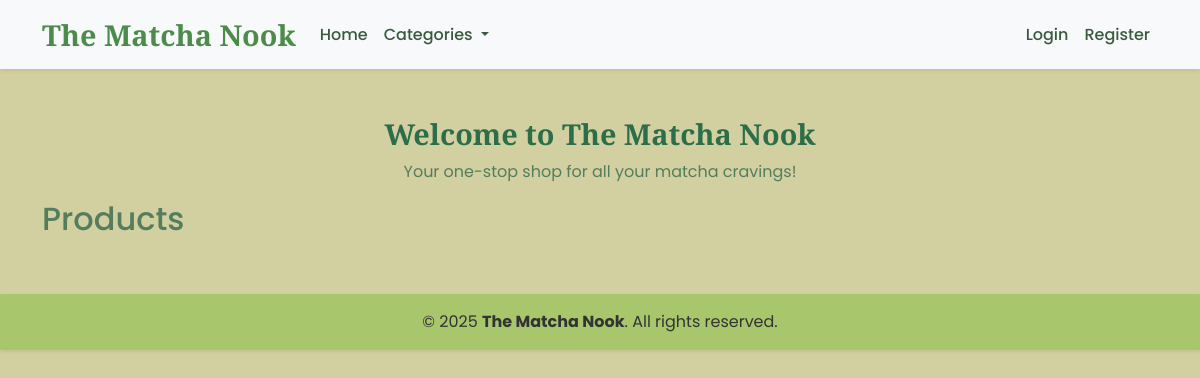
Before: / with the older database file.
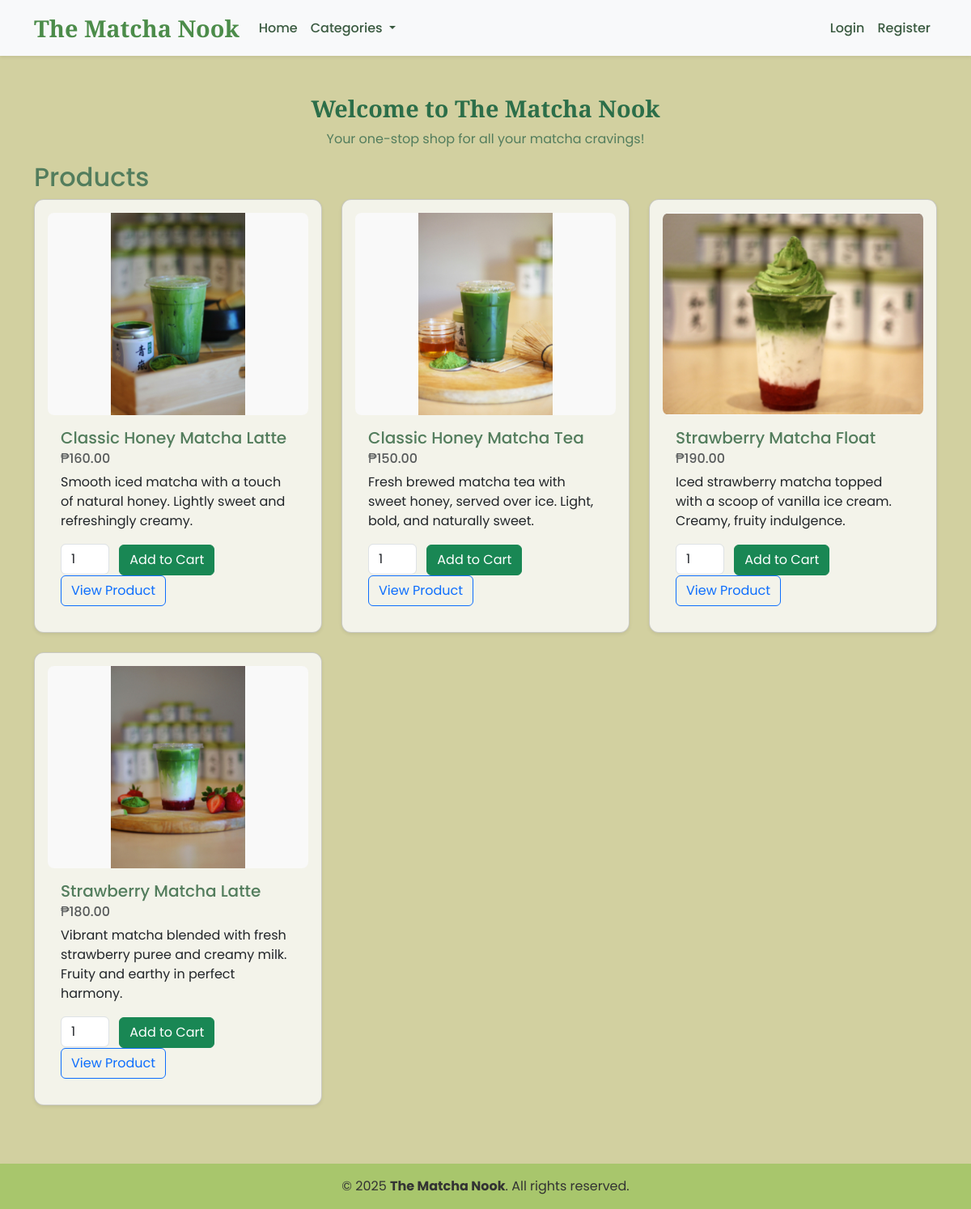
After: the same page with the newer database file.
### tables this page shows
CREATE TABLE `products` (
  `id` int(11) NOT NULL,
  `name` varchar(150) NOT NULL,
  `description` text DEFAULT NULL,
  `price` decimal(10,2) NOT NULL,
  `slug` varchar(200) NOT NULL,
  `image_path` varchar(255) DEFAULT NULL,
  `category_id` int(11) DEFAULT NULL,
  `created_at` datetime DEFAULT NULL,
  `updated_at` datetime DEFAULT NULL
);

### helpers/functions.php (called while the page is built, shortened)
<?php
function template($path) {
    include 'templates/' . $path;
}
?>

### app/includes/database.php (called while the page is built, shortened)
<?php
class Database {
    private $host = "localhost";
    private $db_name = "larosa-commerce";
    private $username = "root";
    private $password = "";
    protected $conn;
    public function __construct() {
        try {
            $this->conn = new \PDO("mysql:host=" . $this->host . ";dbname=" . $this->db_name, $this->username, $this->password);
            $this->conn->setAttribute(\PDO::ATTR_ERRMODE, \PDO::ERRMODE_EXCEPTION);
        } catch (\PDOException $e) {
            die("Connection failed: " . $e->getMessage());
        }
    }
    public function getConnection() {
        return $this->conn;
    }
}

### app/models/Product.php (called while the page is built, shortened)
<?php
class Product extends Database
{
    private $db;
    public function __construct()
    {
        $this->db = $this->getConnection();
    }
    public function getAll()
    {
        $sql = "SELECT * FROM products";
        $stmt = $this->db->prepare($sql);
        $stmt->execute();
        return $stmt->fetchAll(\PDO::FETCH_ASSOC);
    }
}

### index.php (the view, shortened to what this page needs)
<?php include 'helpers/functions.php'; ?>
<?php template('header.php'); ?>
<?php
$products = new Product();
$amounLocale = 'en_PH';
$pesoFormatter = new NumberFormatter($amounLocale, NumberFormatter::CURRENCY);
?>
<div class="container my-5">
    <div class="row align-items-center">
        <div class="col-md-12 text-center">
            <h1 class="brand-text">Welcome to The Matcha Nook</h1>
            <p class="text-matcha">Your one-stop shop for all your matcha cravings!</p>
        </div>
    </div>
    <div class="row">
        <h2 class="text-matcha">Products</h2>
        <?php foreach ($products->getAll() as $product): ?>
            <div class="col-md-4 mb-4">
                <div class="card rounded-box shadow-sm"
                     onclick="window.location.href='product.php?id=<?= $product['id'] ?>'">
                    <div class="product-image-container">
                        <img src="<?= htmlspecialchars($product['image_path']) ?>" class="card-img-top" alt="Product Image">
                    </div>
                    <div class="card-body">
                        <h5 class="card-title text-matcha"><?= htmlspecialchars($product['name']) ?></h5>
                        <h6 class="card-subtitle mb-2 text-muted"><?= $pesoFormatter->formatCurrency($product['price'], 'PHP') ?></h6>
                        <p class="card-text"><?= htmlspecialchars($product['description']) ?></p>
                        <input type="number" min="1" value="1" class="form-control quantity-input" id="qty-<?= $product['id'] ?>">
                        <a href="#" class="btn btn-success add-to-cart" data-productid="<?= $product['id'] ?>" data-quantity="1">Add to Cart</a>
                        <a href="product.php?id=<?= $product['id'] ?>" class="btn btn-outline-primary">View Product</a>
                    </div>
                </div>
            </div>
        <?php endforeach; ?>
    </div>
</div>
<?php template('footer.php'); ?>

### templates/header.php (shortened to what this page needs)
<?php
$user = $_SESSION['user'] ?? null;
$cartCount = isset($_SESSION['cart']) ? array_sum(array_column($_SESSION['cart'], 'quantity')) : 0;
?>
<!DOCTYPE html>
<html lang="en">
<head>
  <link href="https://cdn.jsdelivr.net/npm/bootstrap@5.3.3/dist/css/bootstrap.min.css" rel="stylesheet">
  <link rel="stylesheet" href="https://cdnjs.cloudflare.com/ajax/libs/font-awesome/6.5.0/css/all.min.css">
  <link rel="stylesheet" href="assets/css/styles.css" />
</head>
<body class="store-body">
<nav class="navbar navbar-expand-lg navbar-light bg-light shadow-sm">
  <div class="container">
    <a class="navbar-brand" href="index.php">The Matcha Nook</a>
    <div class="collapse navbar-collapse" id="navbarContent">
      <ul class="navbar-nav me-auto mb-2 mb-lg-0">
        <li class="nav-item"><a class="nav-link" href="index.php">Home</a></li>
        <li class="nav-item dropdown">
          <a class="nav-link dropdown-toggle" href="#" id="categoryDropdown" role="button" data-bs-toggle="dropdown" aria-expanded="false">
            Categories
          </a>
        </li>
      </ul>
      <ul class="navbar-nav ms-auto mb-2 mb-lg-0">
        <?php if ($user): ?>
          <li class="nav-item">
            <a class="nav-link position-relative" href="cart.php">
              <i class="fas fa-shopping-cart me-1"></i> Cart
              <?php if ($cartCount > 0): ?>
                <span class="position-absolute top-0 start-100 translate-middle badge rounded-pill bg-success">
                  <?= $cartCount ?>
                  <span class="visually-hidden">cart items</span>
                </span>
              <?php endif; ?>
            </a>
          </li>
          <?php if ($user['role'] === 'Customer'): ?>
            <li class="nav-item"><a class="nav-link" href="dashboard.php">Order Summary</a></li>
          <?php endif; ?>
          <li class="nav-item dropdown">
            <a class="nav-link dropdown-toggle" href="#" role="button" data-bs-toggle="dropdown" aria-expanded="false">
              Hello, <?= htmlspecialchars($user['name']) ?>
            </a>
            <ul class="dropdown-menu dropdown-menu-end">
              <li><a class="dropdown-item" href="my-account.php">My Account</a></li>
              <li><a class="dropdown-item" href="logout.php">Logout</a></li>
            </ul>
          </li>
        <?php else: ?>
          <li class="nav-item"><a class="nav-link" href="login.php">Login</a></li>
          <li class="nav-item"><a class="nav-link" href="register.php">Register</a></li>
        <?php endif; ?>
      </ul>
    </div>
  </div>
</nav>

### templates/footer.php (shortened to what this page needs)
<footer style="background-color: #A8C66C; color: #333333;" class="text-center text-lg-start mt-5 shadow-sm">
    <div class="text-center p-3">
        © 2025 <strong>The Matcha Nook</strong>. All rights reserved.
    </div>
</footer>
</body>
</html>

### assets/css/styles.css (style rules this page uses)
.store-body { background-color: #D2D0A0; }
body { font-family: 'Poppins', sans-serif; background-color: #f9f8f6; color: #2f3e35; margin: 0; padding: 0; }
.brand-text { font-family: 'Playfair Display', serif; font-size: 1.8rem; font-weight: 700; color: #2C6E49; }
.navbar-brand { display: flex; align-items: center; gap: 10px; font-family: 'Playfair Display', serif; font-weight: 700; font-size: 1.5rem; color: #537D5D !important; text-decoration: none; }
.navbar-nav .nav-link, .navbar .dropdown-menu .dropdown-item { color: #3A5A40 !important; font-weight: 500; font-size: 1rem; }
.text-matcha { color: #537D5D; }
.rounded-box { border-radius: 12px; padding: 1rem; background-color: #f3f3ea; }

### templates/header.php (style rules this page uses)
body { font-family: 'Poppins', sans-serif; }
.navbar-brand { font-family: 'Playfair Display', serif; font-size: 1.8rem; color: #4C8C4A !important; }
.nav-link { font-weight: 500; }

### index.php (style rules this page uses)
.product-image-container { width: 100%; height: 250px; background-color: #f9f9f9; display: flex; align-items: center; justify-content: center; overflow: hidden; border-radius: 8px; transition: box-shadow 0.3s ease, transform 0.3s ease, background-color 0.3s ease; }
.product-image-container img { max-width: 100%; max-height: 100%; object-fit: contain; transition: transform 0.3s ease; }
.card { cursor: pointer; transition: box-shadow 0.3s ease, transform 0.3s ease; position: relative; }
.quantity-input { width: 60px; display: inline-block; margin-right: 8px; }
.card-body a, .card-body input { cursor: auto; position: relative; z-index: 2; }

Changed rows visible on the page:
added products: image_path (picture), name "Classic Honey Matcha Latte", price "₱160.00", description "Smooth iced matcha with a touch of natural honey. Lightly sweet and refreshingly creamy."
added products: image_path (picture), name "Classic Honey Matcha Tea", price "₱150.00", description "Fresh brewed matcha tea with sweet honey, served over ice. Light, bold, and naturally sweet."
added products: image_path (picture), name "Strawberry Matcha Float", price "₱190.00", description "Iced strawberry matcha topped with a scoop of vanilla ice cream. Creamy, fruity indulgence."
added products: image_path (picture), name "Strawberry Matcha Latte", price "₱180.00", description "Vibrant matcha blended with fresh strawberry puree and creamy milk. Fruity and earthy in perfect harmony."
